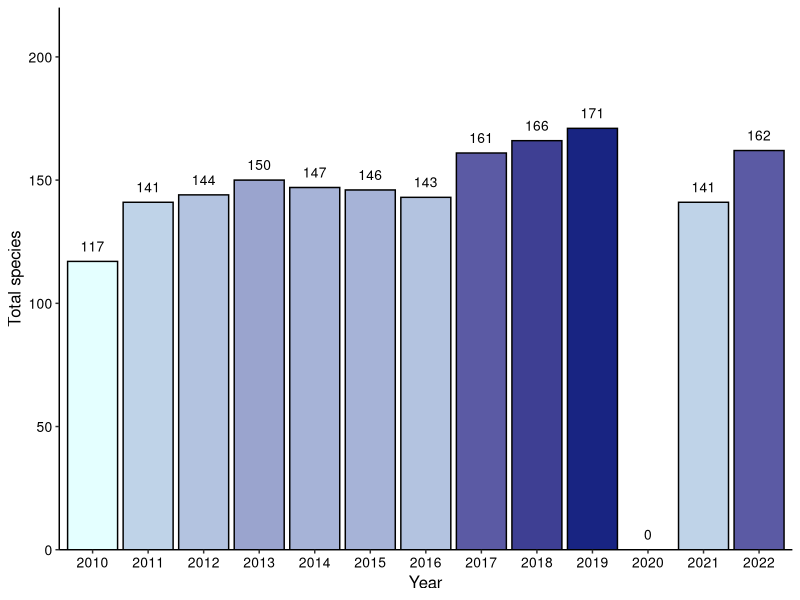
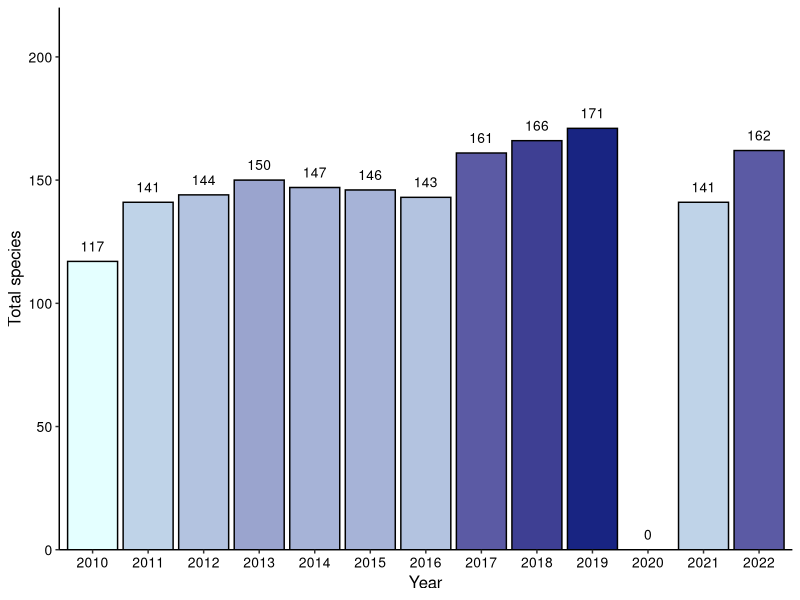

Generate these figures, in order, with R:
## Schoodic Institute at Acadia National Park
## Acadia Birding Festival

# Script to manipulate the raw data

#-------------------------------------------#
####           Load packages             ####
#-------------------------------------------#

library(tidyverse)
library(scales)



#-------------------------------------------#
####             Make plots              ####
#-------------------------------------------#

# Format data
plotdat <- tibble(read.csv("outputs/species_per_year.csv")) %>% 
  mutate(year = as.character(year)) %>% 
  filter(year > 2009)

# Create plot
plotdat %>% 
  ggplot(aes(year, total, fill = total)) +
  geom_bar(stat = "identity", color = "black") +
  geom_text(aes(label = total), vjust = -1, size = 3.5) +
  scale_y_continuous(expand = c(0,0), limits = c(0,220)) +
  scale_fill_stepsn(colors = c("white", "#E0FFFF", "#061E7E"),
                    values = rescale(c(30, 140, max(plotdat$total))),
                    n.breaks = 60) +
  labs(x = "Year", y = "Total species") +
  theme_classic() +
  theme(legend.position = "none",
        axis.text = element_text(color = "black", size = 10),
        axis.title = element_text(color = "black", size = 12))

# Save plot
ggsave("outputs/species_year_plot.png", width = 7, height = 4.5)




